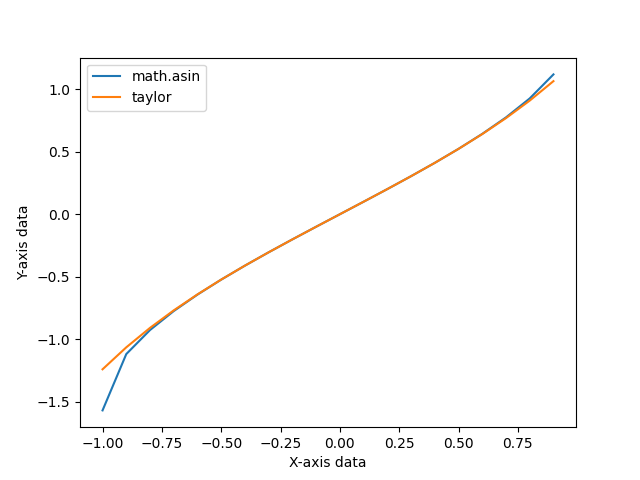

Source code (Python):
import math
import matplotlib.pyplot as plt

def graph(x1, y1, x2, y2):
    '''Function for plot.'''
    plt.plot(x1, y1, label='math.asin')
    plt.plot(x2, y2, label='taylor')
    plt.xlabel("X-axis data")
    plt.ylabel("Y-axis data")
    plt.legend()
    plt.savefig('task3/graph.png')